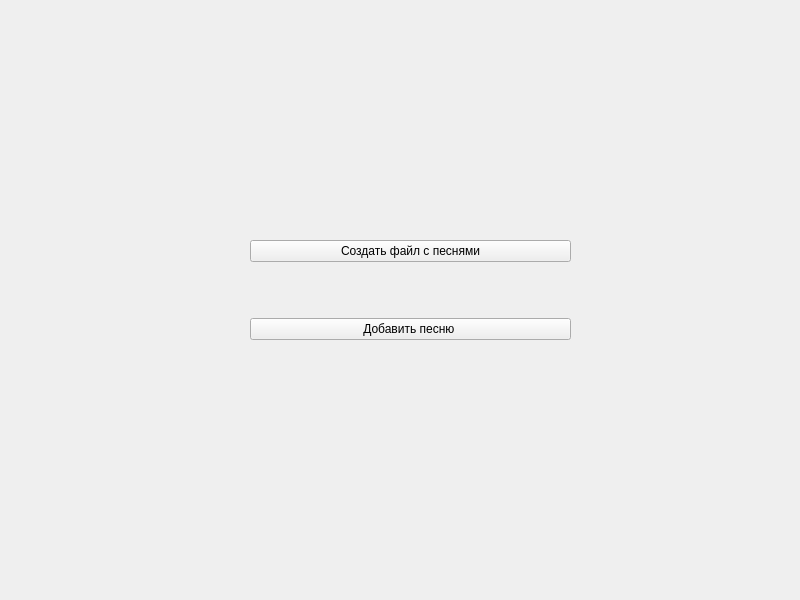
<?xml version="1.0" encoding="UTF-8"?>
<ui version="4.0">
 <class>xmlparse</class>
 <widget class="QMainWindow" name="xmlparse">
  <property name="geometry">
   <rect>
    <x>0</x>
    <y>0</y>
    <width>800</width>
    <height>600</height>
   </rect>
  </property>
  <property name="windowTitle">
   <string>xmlparse</string>
  </property>
  <widget class="QWidget" name="centralwidget">
   <widget class="QLabel" name="label">
    <property name="geometry">
     <rect>
      <x>-140</x>
      <y>-50</y>
      <width>971</width>
      <height>801</height>
     </rect>
    </property>
    <property name="text">
     <string/>
    </property>
    <property name="pixmap">
     <pixmap>C:/Users/nahid/OneDrive/Изображения/1656605768_19-phonoteka-org-p-dora-pevitsa-oboi-20.jpg</pixmap>
    </property>
   </widget>
   <widget class="QWidget" name="layoutWidget">
    <property name="geometry">
     <rect>
      <x>250</x>
      <y>190</y>
      <width>321</width>
      <height>201</height>
     </rect>
    </property>
    <layout class="QVBoxLayout" name="verticalLayout">
     <item>
      <widget class="QPushButton" name="pushButton">
       <property name="acceptDrops">
        <bool>false</bool>
       </property>
       <property name="autoFillBackground">
        <bool>false</bool>
       </property>
       <property name="styleSheet">
        <string notr="true">font: 700 italic 9pt &quot;Segoe UI&quot;;
color: black;</string>
       </property>
       <property name="text">
        <string>Создать файл с песнями</string>
       </property>
       <property name="checkable">
        <bool>false</bool>
       </property>
       <property name="autoExclusive">
        <bool>false</bool>
       </property>
       <property name="autoDefault">
        <bool>false</bool>
       </property>
      </widget>
     </item>
     <item>
      <widget class="QPushButton" name="pushButton_2">
       <property name="styleSheet">
        <string notr="true">font: 700 9pt &quot;Segoe UI&quot;;
color: black;</string>
       </property>
       <property name="text">
        <string>Добавить песню </string>
       </property>
      </widget>
     </item>
    </layout>
   </widget>
  </widget>
  <action name="action">
   <property name="icon">
    <iconset theme="accessories-calculator">
     <normaloff>C:/Users/nahid/OneDrive/Изображения/8I09HR-xB0c.jpg</normaloff>C:/Users/nahid/OneDrive/Изображения/8I09HR-xB0c.jpg</iconset>
   </property>
   <property name="text">
    <string>Выйти из программы</string>
   </property>
  </action>
 </widget>
 <resources/>
 <connections/>
</ui>
